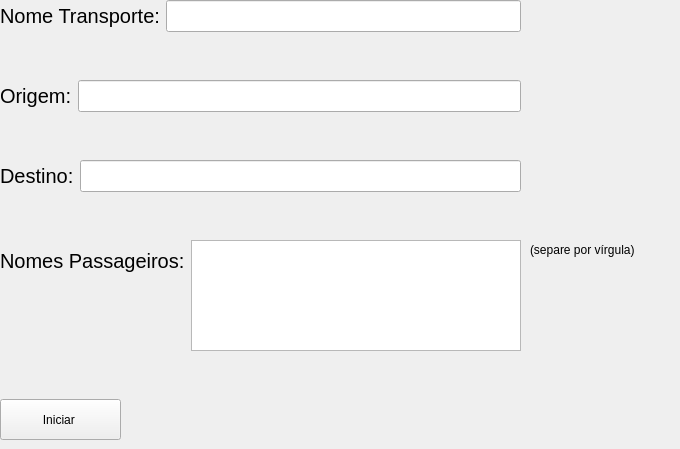
        <widget class="QWidget" name="page_20">
         <widget class="QWidget" name="formLayoutWidget_14">
          <property name="geometry">
           <rect>
            <x>0</x>
            <y>0</y>
            <width>521</width>
            <height>61</height>
           </rect>
          </property>
          <layout class="QFormLayout" name="formLayout_15">
           <item row="0" column="0">
            <widget class="QLabel" name="label_28">
             <property name="styleSheet">
              <string notr="true">font-size:20px</string>
             </property>
             <property name="text">
              <string>Nome Transporte:</string>
             </property>
            </widget>
           </item>
           <item row="0" column="1">
            <widget class="QLineEdit" name="lineEdit_12">
             <property name="styleSheet">
              <string notr="true">font-size:20px</string>
             </property>
            </widget>
           </item>
          </layout>
         </widget>
         <widget class="QWidget" name="formLayoutWidget_15">
          <property name="geometry">
           <rect>
            <x>0</x>
            <y>80</y>
            <width>521</width>
            <height>61</height>
           </rect>
          </property>
          <layout class="QFormLayout" name="formLayout_16">
           <item row="0" column="0">
            <widget class="QLabel" name="label_29">
             <property name="styleSheet">
              <string notr="true">font-size:20px</string>
             </property>
             <property name="text">
              <string>Origem:</string>
             </property>
            </widget>
           </item>
           <item row="0" column="1">
            <widget class="QLineEdit" name="lineEdit_13">
             <property name="styleSheet">
              <string notr="true">font-size:20px</string>
             </property>
            </widget>
           </item>
          </layout>
         </widget>
         <widget class="QWidget" name="formLayoutWidget_16">
          <property name="geometry">
           <rect>
            <x>0</x>
            <y>160</y>
            <width>521</width>
            <height>61</height>
           </rect>
          </property>
          <layout class="QFormLayout" name="formLayout_17">
           <item row="0" column="0">
            <widget class="QLabel" name="label_30">
             <property name="styleSheet">
              <string notr="true">font-size:20px</string>
             </property>
             <property name="text">
              <string>Destino:</string>
             </property>
            </widget>
           </item>
           <item row="0" column="1">
            <widget class="QLineEdit" name="lineEdit_14">
             <property name="styleSheet">
              <string notr="true">font-size:20px</string>
             </property>
            </widget>
           </item>
          </layout>
         </widget>
         <widget class="QWidget" name="formLayoutWidget_17">
          <property name="geometry">
           <rect>
            <x>0</x>
            <y>240</y>
            <width>521</width>
            <height>111</height>
           </rect>
          </property>
          <layout class="QFormLayout" name="formLayout_18">
           <item row="0" column="0">
            <widget class="QLabel" name="label_31">
             <property name="styleSheet">
              <string notr="true">font-size:20px</string>
             </property>
             <property name="text">
              <string>Nomes Passageiros:</string>
             </property>
            </widget>
           </item>
           <item row="0" column="1">
            <widget class="QTextEdit" name="textEdit"/>
           </item>
          </layout>
         </widget>
         <widget class="QLabel" name="label_32">
          <property name="geometry">
           <rect>
            <x>530</x>
            <y>240</y>
            <width>141</width>
            <height>20</height>
           </rect>
          </property>
          <property name="text">
           <string>(separe por vírgula)</string>
          </property>
         </widget>
         <widget class="QPushButton" name="pushButton_20">
          <property name="geometry">
           <rect>
            <x>0</x>
            <y>399</y>
            <width>121</width>
            <height>41</height>
           </rect>
          </property>
          <property name="minimumSize">
           <size>
            <width>100</width>
            <height>30</height>
           </size>
          </property>
          <property name="text">
           <string>Iniciar </string>
          </property>
         </widget>
        </widget>
